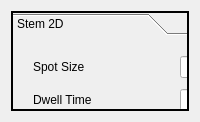
      <widget class="QWidget" name="stem2D">
       <layout class="QGridLayout" name="gridLayout_25">
        <item row="0" column="0">
         <widget class="QToolBox" name="stem2D_Toolbox">
          <property name="frameShape">
           <enum>QFrame::WinPanel</enum>
          </property>
          <property name="lineWidth">
           <number>5</number>
          </property>
          <property name="currentIndex">
           <number>0</number>
          </property>
          <widget class="QWidget" name="page_18">
           <property name="geometry">
            <rect>
             <x>0</x>
             <y>0</y>
             <width>98</width>
             <height>28</height>
            </rect>
           </property>
           <attribute name="label">
            <string>Stem 2D</string>
           </attribute>
           <widget class="QWidget" name="layoutWidget">
            <property name="geometry">
             <rect>
              <x>20</x>
              <y>10</y>
              <width>371</width>
              <height>261</height>
             </rect>
            </property>
            <layout class="QGridLayout" name="gridLayout_26">
             <item row="0" column="0">
              <widget class="QLabel" name="SpotSize_STEM2D_2">
               <property name="text">
                <string>Spot Size</string>
               </property>
              </widget>
             </item>
             <item row="0" column="1">
              <widget class="QLineEdit" name="SpotSizeText_STEM2D_2"/>
             </item>
             <item row="1" column="1">
              <widget class="QLineEdit" name="DwellTimeText_STEM2D_2"/>
             </item>
             <item row="1" column="2">
              <widget class="QLabel" name="DwellTime_Measurement_STEM2D_2">
               <property name="text">
                <string>ms</string>
               </property>
              </widget>
             </item>
             <item row="3" column="0">
              <widget class="QLabel" name="I_STEM2D_2">
               <property name="text">
                <string>Current (I)</string>
               </property>
              </widget>
             </item>
             <item row="3" column="1">
              <widget class="QLineEdit" name="I_Text_STEM2D_2"/>
             </item>
             <item row="3" column="2">
              <widget class="QLabel" name="I_Measurement_STEM2D_2">
               <property name="text">
                <string>nA</string>
               </property>
              </widget>
             </item>
             <item row="4" column="0">
              <widget class="QLabel" name="ConvergenceAngle_STEM2D_2">
               <property name="text">
                <string>Convergence Angle</string>
               </property>
              </widget>
             </item>
             <item row="4" column="1">
              <widget class="QLineEdit" name="ConvergenceAngle_Text_STEM2D_2"/>
             </item>
             <item row="4" column="2">
              <widget class="QLabel" name="ConvergenceAngle_Measurement_STEM2D_2">
               <property name="text">
                <string>mrad</string>
               </property>
              </widget>
             </item>
             <item row="5" column="0">
              <widget class="QLabel" name="ProbeMode_STEM2D_2">
               <property name="text">
                <string>Probe Mode</string>
               </property>
              </widget>
             </item>
             <item row="5" column="1">
              <widget class="QCheckBox" name="Microprobe_STEM2D_2">
               <property name="text">
                <string>Microprobe</string>
               </property>
              </widget>
             </item>
             <item row="5" column="2">
              <widget class="QCheckBox" name="NanoProbe_STEM2D_2">
               <property name="text">
                <string>Nanoprobe</string>
               </property>
              </widget>
             </item>
             <item row="6" column="0">
              <widget class="QLabel" name="CameraLength_STEM2D_2">
               <property name="text">
                <string>Camera Length</string>
               </property>
              </widget>
             </item>
             <item row="6" column="1">
              <widget class="QLineEdit" name="CameraLengthText_STEM2D_2"/>
             </item>
             <item row="6" column="2">
              <widget class="QLabel" name="CameraLength_Measurement_STEM2D_2">
               <property name="text">
                <string>mm</string>
               </property>
              </widget>
             </item>
             <item row="7" column="0">
              <widget class="QComboBox" name="AcquisitionSoftware_STEM2D_2">
               <item>
                <property name="text">
                 <string>Acquisition Software</string>
                </property>
               </item>
               <item>
                <property name="text">
                 <string>Xplore 3D</string>
                </property>
               </item>
               <item>
                <property name="text">
                 <string>Serial EM</string>
                </property>
               </item>
               <item>
                <property name="text">
                 <string>UCSF Tomo</string>
                </property>
               </item>
               <item>
                <property name="text">
                 <string>Leginon </string>
                </property>
               </item>
               <item>
                <property name="text">
                 <string>TOM Toolbox</string>
                </property>
               </item>
               <item>
                <property name="text">
                 <string>EPU</string>
                </property>
               </item>
               <item>
                <property name="text">
                 <string>Digital Micrograph</string>
                </property>
               </item>
               <item>
                <property name="text">
                 <string>TIA</string>
                </property>
               </item>
               <item>
                <property name="text">
                 <string>AMT</string>
                </property>
               </item>
               <item>
                <property name="text">
                 <string>Hitachi SEM</string>
                </property>
               </item>
               <item>
                <property name="text">
                 <string>AIM</string>
                </property>
               </item>
               <item>
                <property name="text">
                 <string>Zen</string>
                </property>
               </item>
               <item>
                <property name="text">
                 <string>Leica</string>
                </property>
               </item>
              </widget>
             </item>
             <item row="8" column="0">
              <widget class="QLabel" name="NominalMagnification_STEM2D_2">
               <property name="text">
                <string>Nominal Magnification</string>
               </property>
              </widget>
             </item>
             <item row="8" column="1">
              <widget class="QLineEdit" name="NominalMagnification_Text_STEM2D_2"/>
             </item>
             <item row="1" column="0">
              <widget class="QLabel" name="DwellTime_STEM2D_2">
               <property name="text">
                <string>Dwell Time</string>
               </property>
              </widget>
             </item>
            </layout>
           </widget>
          </widget>
         </widget>
        </item>
       </layout>
      </widget>
